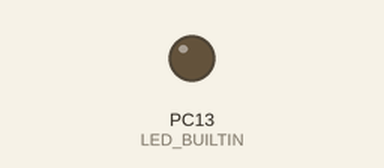
This sketch was run on a simulated STM32 Blue Pill. Shown: output pins drawn as LEDs (lit = HIGH). Dashed ring = blinking.

Above: at 1.0 s.
At 2.5 s:
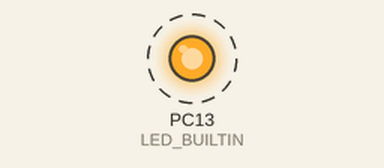
Timing chart, 0 to 4.6 s (numbered marks = the images above):
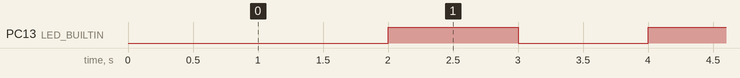

Measured:
- by itself, PC13 (LED_BUILTIN): alternates HIGH for 1.0 s and LOW for 1.0 s

The sketch:

hwtimer.ino
```cpp
volatile bool state = false;

void tim2_cb(void)
{
    digitalWrite(LED_BUILTIN, state ? HIGH : LOW);
    state = !state;
}

void setup()
{
    pinMode(LED_BUILTIN, OUTPUT);

    TIM_TypeDef *Instance = TIM2;

    HardwareTimer *MyTim = new HardwareTimer(Instance);

    MyTim->setOverflow(1, HERTZ_FORMAT);
    //MyTim->setInterruptPriority(0, 0); // highest prio
    MyTim->attachInterrupt(tim2_cb);
    MyTim->resume();
}

void loop()
{

}
```
